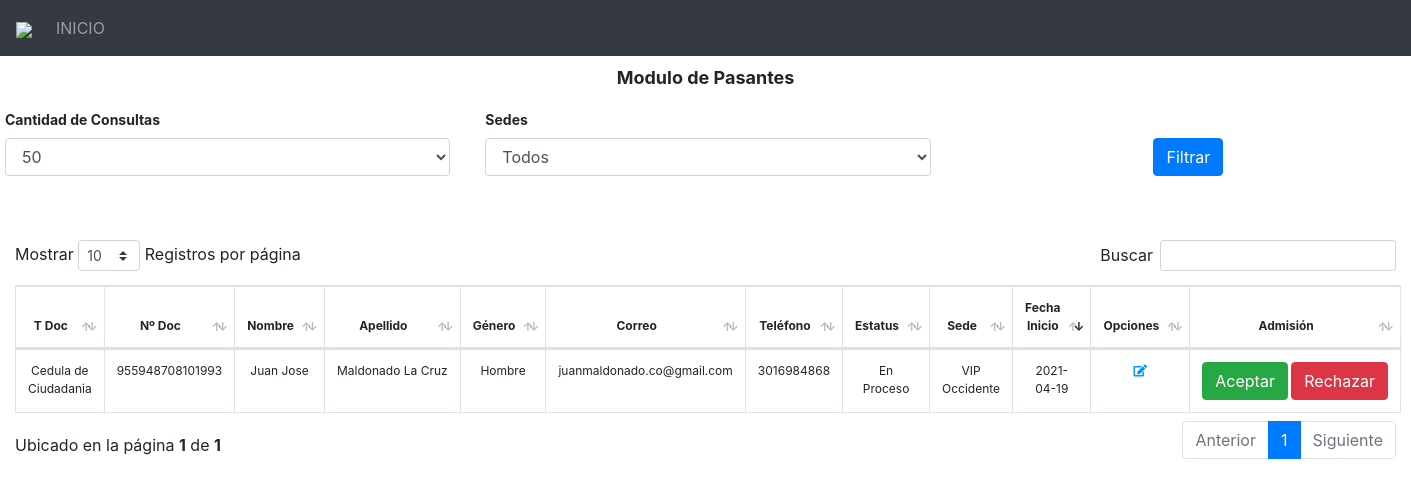
Before: /pasantes/old1.php (signed in) with the older database file.
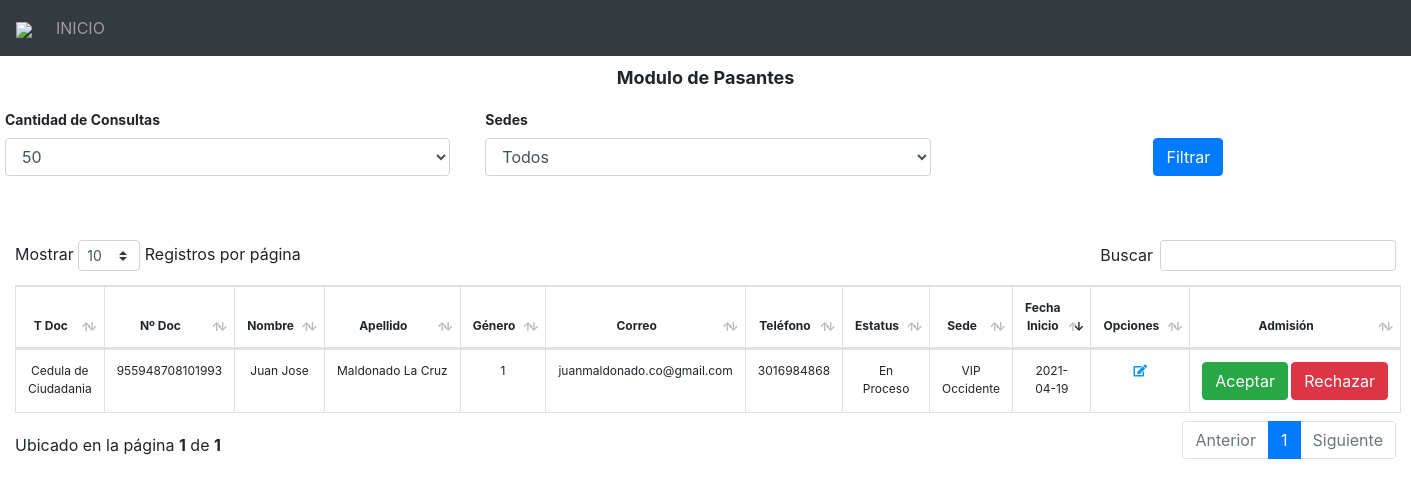
After: the same page with the newer database file.
### tables this page shows
CREATE TABLE usuarios (
	id INT AUTO_INCREMENT,
	nombre1 VARCHAR(250) NOT NULL,
	nombre2 VARCHAR(250) NOT NULL,
	apellido1 VARCHAR(250) NOT NULL,
	apellido2 VARCHAR(250) NOT NULL,
	documento_tipo INT NOT NULL,
	documento_numero VARCHAR(250) NOT NULL,
	correo_personal VARCHAR(250) NOT NULL,
	correo_empresa VARCHAR(250) NOT NULL,
	clave VARCHAR(250) NOT NULL,
	telefono VARCHAR(250) NOT NULL,
	rol INT NOT NULL,
	estatus_modelo INT NOT NULL,
	estatus_nomina INT NOT NULL,
	estatus_satelite INT NOT NULL,
	estatus_pasantia INT NOT NULL,
	estatus_empresa INT NOT NULL,
	estatus_pasantes INT NOT NULL,
	genero INT NOT NULL,
	direccion VARCHAR(250) NOT NULL,
	responsable INT NOT NULL,
	fecha_creacion date NOT NULL,
	PRIMARY KEY (id)
);

CREATE TABLE documento_tipo (
	id INT AUTO_INCREMENT,
	nombre VARCHAR(250) NOT NULL,
	PRIMARY KEY (id)
);

CREATE TABLE sedes (
	id INT AUTO_INCREMENT,
	nombre VARCHAR(250) NOT NULL,
	direccion VARCHAR(250) NOT NULL,
	ciudad VARCHAR(250) NOT NULL,
	cedula VARCHAR(250) NOT NULL,
	id_empresa VARCHAR(250) NOT NULL,
	fecha_creacion DATE NOT NULL,
	fecha_modificacion DATE NOT NULL,
	PRIMARY KEY (id)
);

CREATE TABLE datos_pasantes (
	id INT AUTO_INCREMENT,
	id_usuarios INT NOT NULL,
	sede INT NOT NULL,
	estatus INT NOT NULL,
	turno VARCHAR(250) NOT NULL,
	fecha_creacion date NOT NULL,
	PRIMARY KEY (id)
);

### pasantes/old1.php (the view, shortened to what this page needs)
<!doctype html>
<html lang="en">
  <head>
    <link rel="stylesheet" href="../css/bootstrap.css">
    <link rel="stylesheet" href="../css/dataTables.bootstrap4.min.css">
    <link href="../resources/fontawesome/css/all.css" rel="stylesheet">
  </head>
<body>
<?php
$ubicacion='pasantes';
include("../script/conexion.php");
include("../header.php");
$sqlub1 = "SELECT * FROM modulos WHERE nombre = '".$ubicacion."'";
$procesoub1 = mysqli_query($conexion,$sqlub1);
while($rowub1 = mysqli_fetch_array($procesoub1)) {
	$id_moduloub1 = $rowub1["id"];
}
$sqlp2 = "SELECT * FROM funciones_usuarios WHERE id_usuarios = ".$_SESSION["camaleonapp_id"]." and id_modulos = ".$id_moduloub1;
$procesoub2 = mysqli_query($conexion,$sqlp2);
while($rowub2 = mysqli_fetch_array($procesoub2)) {
	$modulo_modificar = $rowub2["modificar"];
}
?>
<form id="formulario1" method="GET" action="index.php">
	<div class="row mt-2 mb-2">
		<div class="col-12 text-center" style="font-size: 18px; font-weight: bold;">
			Modulo de Pasantes
		</div>
		<div class="col-4 form-group form-check mt-3">
			<label for="fc" style="font-weight: bold; font-size: 14px;">Cantidad de Consultas</label>
			<select class="form-control" id="fc" name="fc" required>
				<option value="50" <?php if(@$_GET["fc"]==50){echo "Selected"; } ?>>50</option>
			</select>
		</div>
		<div class="col-4 form-group form-check mt-3">
			<label for="fs" style="font-weight: bold; font-size: 14px;">Sedes</label>
			<select class="form-control" id="fs" name="fs">
				<option value="">Todos</option>
			</select>
		</div>
		<div class="col-4 form-group text-center form-check mt-3">
			<label for="fc" style="font-weight: bold; font-size: 14px;">&nbsp;</label>
			<p>
				<button type="submit" class="btn btn-primary">Filtrar</button>
			</p>
		</div>
	</div>
</form>
<div class="col-12" style="margin-top: 2rem;">
	<table id="example" class="table row-border hover table-bordered" style="font-size: 12px;">
		<thead>
			<tr>
				<th class="text-center">T Doc</th>
				<th class="text-center">Nº Doc</th>
				<th class="text-center">Nombre</th>
				<th class="text-center">Apellido</th>
				<th class="text-center">Género</th>
				<th class="text-center">Correo</th>
				<th class="text-center">Teléfono</th>
				<th class="text-center">Estatus</th>
				<th class="text-center">Sede</th>
				<th class="text-center">Fecha Inicio</th>
				<th class="text-center">Opciones</th>
				<th class="text-center">Admisión</th>
			</tr>
		</thead>
		<tbody id="resultados">
			<?php
			$html_fc1 = '';
			$html_fs1 = '';
			if(@$_GET["fc"]>1){
				$html_fc1 .= ' LIMIT '.$_GET["fc"];
			}else if(@$_GET["fc"]=="0"){
				$html_fc1 .= '';
			}else{
				$html_fc1 .= ' LIMIT 50';
			}
			if(@$_GET["fs"]>1){
				$html_fs1 .= ' and sede = '.$_GET["fs"];
			}else if(@$_GET["fs"]==""){
				$html_fs1 .= '';
			}
			$consulta2 = "SELECT * FROM usuarios WHERE estatus_pasantes>0 ORDER BY fecha_creacion DESC ".$html_fc1;
			$resultado2 = mysqli_query( $conexion, $consulta2 );
			while($row2 = mysqli_fetch_array($resultado2)) {
				$id_usuario 			= $row2['id'];
				$documento_tipo 		= $row2['documento_tipo'];
				$documento_numero 		= $row2['documento_numero'];
				$nombre1 				= $row2['nombre1'];
				$nombre2 				= $row2['nombre2'];
				$apellido1 				= $row2['apellido1'];
				$apellido2 				= $row2['apellido2'];
				$genero 				= $row2['genero'];
				$correo_personal 		= $row2['correo_personal'];
				$telefono 				= $row2['telefono'];
				$sql3 = "SELECT * FROM datos_pasantes WHERE id_usuarios = ".$id_usuario.$html_fs1;
				$proceso3 = mysqli_query($conexion,$sql3);
				$contador3 = mysqli_num_rows($proceso3);
				if($contador3>=1){
					while($row3 = mysqli_fetch_array($proceso3)) {
						$sede_id = $row3["sede"];
						$fecha_creacion = $row3["fecha_creacion"];
						$pasante_estatus = $row3["estatus"];
					}
					$sql4 = "SELECT * FROM sedes WHERE id = ".$sede_id;
					$proceso4 = mysqli_query($conexion,$sql4);
					while($row4 = mysqli_fetch_array($proceso4)) {
						$sede_nombre = $row4["nombre"];
					}
					$sql5 = "SELECT * FROM documento_tipo WHERE id = ".$documento_tipo;
					$proceso5 = mysqli_query($conexion,$sql5);
					while($row5 = mysqli_fetch_array($proceso5)) {
						$documento_tipo_nombre = $row5["nombre"];
					}
					echo '
						<tr>
							<td class="text-center" id="documento_tipo_'.$id_usuario.'">'.$documento_tipo_nombre.'</td>
							<td class="text-center" id="documento_numero_'.$id_usuario.'">'.$documento_numero.'</td>
							<td class="text-center" nowrap id="nombres_'.$id_usuario.'">'.$nombre1." ".$nombre2.'</td>
							<td class="text-center" nowrap id="apellidos_'.$id_usuario.'">'.$apellido1." ".$apellido2.'</td>
							<td class="text-center" id="genero_'.$id_usuario.'">'.$genero.'</td>
							<td class="text-center" id="correo_personal_'.$id_usuario.'">'.$correo_personal.'</td>
							<td class="text-center" id="telefono_'.$id_usuario.'">'.$telefono.'</td>
						';
					if($pasante_estatus==2){
						echo '<td class="text-center" id="estatus_'.$id_usuario.'" style="color:green;">Aceptada</td>';
					}else if($pasante_estatus==3){
						echo '<td class="text-center" id="estatus_'.$id_usuario.'" style="color:red;">Rechazada</td>';
					}else{
						echo '<td class="text-center" id="estatus_'.$id_usuario.'">En Proceso</td>';
					}
					echo '<td class="text-center" id="sede_nombre_'.$id_usuario.'">'.$sede_nombre.'</td>';
					echo '
						<td class="text-center">'.$fecha_creacion.'</td>
						<td class="text-center" id="opciones_'.$id_usuario.'">
					';
					if($modulo_modificar==1){
						echo '
							<i class="fas fa-edit" style="color:#0095ff; cursor:pointer;" title="" value="'.$id_usuario.'" data-toggle="modal" data-target="#exampleModal1" onclick="editar1('.$id_usuario.');"></i>
						';
					}
					echo '</td>';
					echo '<td class="text-center" id="admision_'.$id_usuario.'" nowrap>';
					if($pasante_estatus==1){
						echo '
							<button class="btn btn-success" value="'.$id_usuario.'" onclick="estatus('.$id_usuario.',2);">Aceptar</button>
							<button class="btn btn-danger" value="'.$id_usuario.'" onclick="estatus('.$id_usuario.',3);">Rechazar</button>
						';
					}else{
						echo '
							<i class="fab fa-black-tie" style="color:black; font-size: 30px; cursor:pointer;" data-toggle="modal" data-target="#exampleModal2" onclick="peticion1('.$id_usuario.');"></i>
						';
					}
					echo '
						</td>
					</tr>';
				}
			} ?>
		</tbody>
	</table>
</div>
</body>
</html>

### header.php (shortened to what this page needs)
<nav class="navbar navbar-expand-lg navbar-dark bg-dark">
	<a class="navbar-brand" href="../welcome/index.php">
		<img src="../img/logos/LOGOREDONDO-01.png" style="width: 70px;" class="img-fluid">
	</a>
	<div class="collapse navbar-collapse" id="navbarSupportedContent">
		<ul class="navbar-nav mr-auto">
			<?php
			if($ubicacion=="Inicio"){
				echo '
					<li class="nav-item active">
						<a class="nav-link" href="../welcome/index.php">INICIO</a>
					</li>
				';
			}else{
				echo '
					<li class="nav-item">
						<a class="nav-link" href="../welcome/index.php">INICIO</a>
					</li>
				';
			}
			?>
    	</ul>
  	</div>
</nav>

Changed rows visible on the page:
changed usuarios "Juan": genero "Hombre" → "1"
